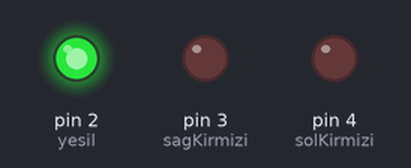
A sketch run on a simulated Arduino Uno, built with avr-gcc and run on an emulated ATmega328P. Parts: output pins drawn as LEDs (lit = HIGH).

Above: at 1.5 s.
At 5.2 s:
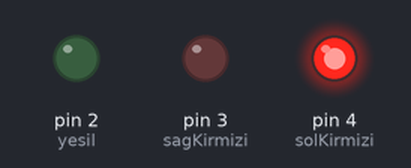
At 8.7 s:
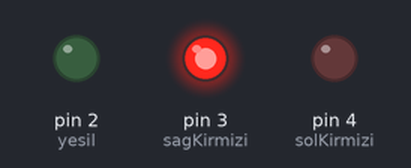
Timing chart, 0 to 11.7 s (numbered marks = the images above):
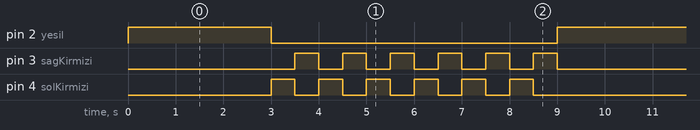

Measured:
- by itself, pin 2 (yesil): alternates HIGH for 3.0 s and LOW for 6.0 s
- by itself, pin 3 (sagKirmizi), pin 4 (solKirmizi): repeats every 9.0 s: 5 × (LOW 0.50 s, HIGH 0.50 s), LOW 3.5 s, HIGH 0.50 s
- by itself, everything shown: repeats every 9.0 s, in 14 steps

The sketch:

Ornek2_DemiryoluGecidi.ino
```cpp
/*
  ROBOTİK KODLAMA 10 - 8. HAFTA - ÖRNEK 2 (UYGULAMA): DEMİRYOLU GEÇİDİ UYARI IŞIĞI  (3 LED, for)
  ----------------------------------------------------------------------
  Senaryo : Hemzemin geçitte yol açıkken yeşil yanar. Tren yaklaşınca iki kırmızı lamba
            dönüşümlü yanıp söner (6 kez).
  Kazanım : Pin adları + for döngüsü (7. hafta) birleşimi; iki çıkışı dönüşümlü sürmek.

  MALZEME LİSTESİ
    Arduino Uno 1 · Breadboard 1 · LED kırmızı 2 (D4, D3) · LED yeşil 1 (D2)
    Direnç 220 ohm 3 · Jumper kablo 4

  DEVRE
    1) GND -> mavi (-) hat. 2) Her LED'in katodu mavi hatta, anodu kendi 220 ohm direncine.
    3) D4 -> sol kırmızı, D3 -> sağ kırmızı, D2 -> yeşil.
*/

int solKirmizi = 4;   // sol kırmızı lamba
int sagKirmizi = 3;   // sağ kırmızı lamba
int yesil = 2;        // yol açık ışığı
int i;                // for sayacı

void setup() {
  pinMode(solKirmizi, OUTPUT);
  pinMode(sagKirmizi, OUTPUT);
  pinMode(yesil, OUTPUT);
}

void loop() {
  digitalWrite(yesil, HIGH);          // yol açık
  delay(3000);
  digitalWrite(yesil, LOW);           // tren geliyor
  for (i = 0; i < 6; i++) {           // 6 kez dönüşümlü
    digitalWrite(solKirmizi, HIGH);
    delay(500);
    digitalWrite(solKirmizi, LOW);
    digitalWrite(sagKirmizi, HIGH);
    delay(500);
    digitalWrite(sagKirmizi, LOW);
  }
}

/*
  DEĞİŞTİR VE GÖZLE
    - for içindeki 6 değerini 10 yap. Tren daha uzun mu geçer?
    - delay(500) değerlerini 250 yap. Yanıp sönme hızlanır.

  TOPLAM SÜRE (doğrulama): 3000 + 6 x (500 + 500) = 9000 ms
*/
```
